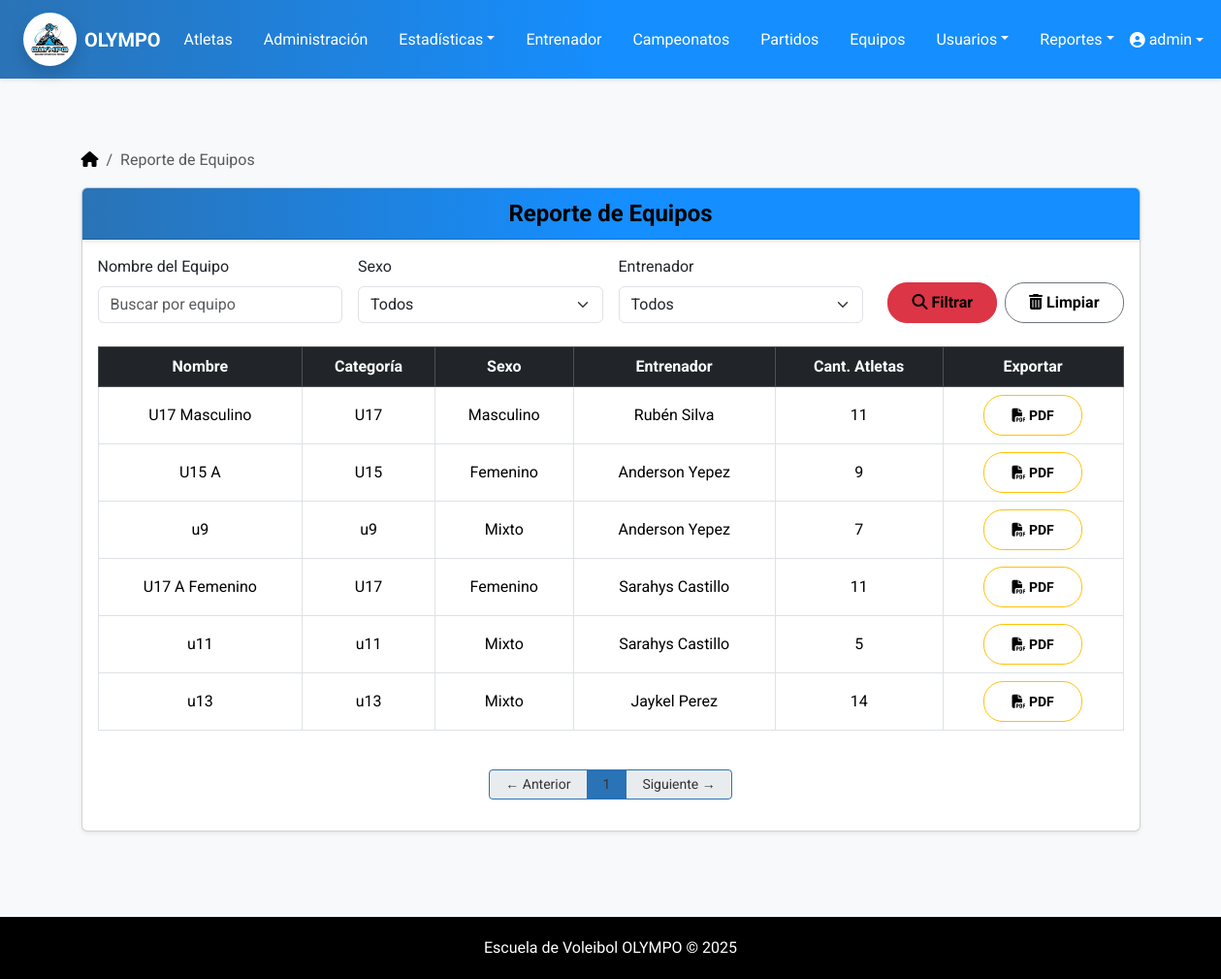
Screenshot of /atletas/reportes/equipos/ (signed in) with the database file from the repository.
### atletas/models.py (models this page shows, shortened)
class Equipo(models.Model):
    SEXO_CHOICES = [
        ('masculino', 'Masculino'),
        ('femenino', 'Femenino'),
        ('mixto', 'Mixto'),
    ]
    nombre = models.CharField(max_length=100)
    entrenador = models.ForeignKey(Entrenador, on_delete=models.CASCADE)
    atletas = models.ManyToManyField(Atleta)
    categoria = models.CharField(max_length=50)
    sexo_equipo = models.CharField(max_length=10, choices=SEXO_CHOICES, null=True, blank=True)
    edad_tope = models.PositiveIntegerField(null=True, blank=True)

class Entrenador(models.Model):
    user = models.OneToOneField(User, on_delete=models.CASCADE, null=True, blank=True)  # <— NUEVO
    nombre = models.CharField(max_length=100)
    apellido = models.CharField(max_length=100)
    cedula = models.CharField(max_length=20, unique=True)
    fecha_nacimiento = models.DateField()
    telefono = models.CharField(max_length=20)
    def __str__(self):
        return f"{self.nombre} {self.apellido}"

### atletas/views.py (the view, shortened to what this page needs)
# urls.py: path("reportes/equipos/", views.reporte_equipos, name="reporte_equipos"),
@user_passes_test(lambda u: es_admin(u) or es_entrenador(u))
def reporte_equipos(request):
    nombre = request.GET.get("nombre", "").strip()
    sexo_param = request.GET.get("sexo", "").strip()
    entrenador_id = request.GET.get("entrenador_id", "").strip()
    equipos = Equipo.objects.all().annotate(num_atletas=Count("atletas"))
    if nombre:
        equipos = equipos.filter(nombre__icontains=nombre)
    sexo_normalizado = ""
    if sexo_normalizado:
        equipos = equipos.filter(sexo_equipo=sexo_normalizado)
    if entrenador_id and entrenador_id.isdigit():
        equipos = equipos.filter(entrenador__id=int(entrenador_id))
    paginator = Paginator(equipos, 10)
    page_obj = paginator.get_page(request.GET.get("page"))
    context = {
        "page_obj": page_obj,
        "entrenadores": Entrenador.objects.all().order_by("nombre", "apellido"),
        "nombre": nombre,
        "sexo": sexo_normalizado or sexo_param,
        "entrenador_id": entrenador_id,
    }
    return render(request, "reportes/reporte_equipos.html", context)

### atletas/context_processors.py (called while the page is built)
def role_flags(request):
    u = request.user
    atleta_id = None
    if u.is_authenticated and es_atleta(u):  # ✅ propiedad
        if hasattr(u, "atleta"):
            atleta_id = u.atleta.id
    return {
        "is_admin": es_admin(u),
        "is_trainer": es_entrenador(u),
        "is_athlete": es_atleta(u),
        "atleta_id": atleta_id,
    }

### atletas/utils/roles.py (called while the page is built)
def es_admin(user):
    return user.is_authenticated and (user.is_superuser or user.groups.filter(name='Administrador').exists())

def es_entrenador(user):
    return user.is_authenticated and (
        user.groups.filter(name='Entrenador').exists() or hasattr(user, 'entrenador')
    )

def es_atleta(user):
    return user.is_authenticated and hasattr(user, 'atleta')  # por la OneToOne

### templates/reportes/reporte_equipos.html (shortened to what this page needs)
{% extends 'base.html' %}
{% load static %}
{% block content %}
<div class="container mt-4">
  <nav aria-label="breadcrumb">
    <ol class="breadcrumb">
      <li class="breadcrumb-item">
        <a class="link-body-emphasis" href="{% url 'menu_principal' %}">
          <i class="fa-solid fa-house"></i>
        </a>
      </li>
      <li class="breadcrumb-item active" aria-current="page">Reporte de Equipos</li>
    </ol>
  </nav>
  <div class="card shadow-sm rounded">
    <div class="card-header bg-dark text-white text-center fw-bold fs-4">
      Reporte de Equipos
    </div>
    <div class="card-body">
      <form method="get" class="row g-3 mb-4 align-items-end">
        <div class="col-md-3">
          <label for="nombre" class="form-label">Nombre del Equipo</label>
          <input type="text" id="nombre" name="nombre" class="form-control" placeholder="Buscar por equipo" value="{{ nombre }}">
        </div>
        <div class="col-md-3">
            <label for="sexo" class="form-label">Sexo</label>
            <select id="sexo" name="sexo" class="form-select">
            <option value="">Todos</option>
            </select>
        </div>
        <div class="col-md-3">
            <label for="entrenador_id" class="form-label">Entrenador</label>
            <select id="entrenador_id" name="entrenador_id" class="form-select">
            <option value="">Todos</option>
            </select>
        </div>
        <div class="col-md-3 d-flex justify-content-end gap-2">
            <button type="submit" class="btn btn-danger px-4">
            <i class="fas fa-search"></i> Filtrar
            </button>
            <a href="{% url 'reporte_equipos' %}" class="btn btn-outline-secondary px-4">
            <i class="fas fa-trash-alt"></i> Limpiar
            </a>
        </div>
        </form>
      {% if page_obj %}
      <div class="table-responsive">
        <table class="table table-bordered table-hover align-middle text-center">
          <thead class="table-dark">
            <tr>
              <th>Nombre</th>
              <th>Categoría</th>
              <th>Sexo</th>
              <th>Entrenador</th>
              <th>Cant. Atletas</th>
              <th>Exportar</th>
            </tr>
          </thead>
          <tbody>
            {% for equipo in page_obj %}
            <tr>
              <td>{{ equipo.nombre }}</td>
              <td>{{ equipo.categoria }}</td>
              <td>{{ equipo.get_sexo_equipo_display }}</td>
              <td>{{ equipo.entrenador }}</td>
              <td>{{ equipo.atletas.count }}</td>
              <td>
                <a href="{% url 'exportar_equipo_pdf' equipo.id %}" class="btn btn-outline-warning btn-sm">
                  <i class="fa-solid fa-file-pdf"></i> PDF
                </a>
              </td>
            </tr>
            {% endfor %}
          </tbody>
        </table>
      </div>
        <div class="d-flex justify-content-center mt-4">
            <nav>
            <ul class="pagination pagination-sm">
                {% if page_obj.has_previous %}
                <li class="page-item">
                    <a class="page-link px-3 py-1" href="?{{ request.GET.urlencode }}&page={{ page_obj.previous_page_number }}">← Anterior</a>
                </li>
                {% else %}
                <li class="page-item disabled"><span class="page-link px-3 py-1">← Anterior</span></li>
                {% endif %}
                {% for num in page_obj.paginator.page_range %}
                {% if page_obj.number == num %}
                    <li class="page-item active"><span class="page-link px-3 py-1">{{ num }}</span></li>
                {% else %}
                    <li class="page-item">
                    <a class="page-link px-3 py-1" href="?{{ request.GET.urlencode }}&page={{ num }}">{{ num }}</a>
                    </li>
                {% endif %}
                {% endfor %}
                {% if page_obj.has_next %}
                <li class="page-item">
                    <a class="page-link px-3 py-1" href="?{{ request.GET.urlencode }}&page={{ page_obj.next_page_number }}">Siguiente →</a>
                </li>
                {% else %}
                <li class="page-item disabled"><span class="page-link px-3 py-1">Siguiente →</span></li>
                {% endif %}
            </ul>
            </nav>
        </div>
        {% else %}
        <p class="text-center text-muted">No hay equipos registrados.</p>
        {% endif %}
    </div>
  </div>
</div>
{% endblock %}

### templates/base.html (shortened to what this page needs)
<!DOCTYPE html>
{% load static %}
<html lang="es">
<head>
    <link href="https://cdn.jsdelivr.net/npm/bootstrap@5.3.3/dist/css/bootstrap.min.css" rel="stylesheet">
    <link rel="stylesheet" href="https://cdnjs.cloudflare.com/ajax/libs/font-awesome/6.5.0/css/all.min.css">
    <link rel="stylesheet" href="{% static 'css/estilos.css' %}">
</head>
<body>
    <nav class="navbar navbar-expand-lg bg-escovol navbar-dark shadow-sm">
        <div class="container-fluid px-4">
            <a class="navbar-brand d-flex align-items-center">
                <img src="{% static 'img/logo-olympo.jpeg' %}" alt="Logo Olympo" width="55" height="55" class="me-2 rounded-circle shadow">
                <span class="fw-bold text-white">OLYMPO</span>
            </a>
            <div class="collapse navbar-collapse justify-content-between" id="navbarMenu">
                <ul class="navbar-nav mx-auto gap-3">
                    {% if is_admin or is_trainer %}
                        <li class="nav-item"><a class="nav-link text-white" href="{% url 'lista_atletas' %}">Atletas</a></li>
                        <li class="nav-item"><a class="nav-link text-white" href="{% url 'administracion' %}">Administración</a></li>
                        <li class="nav-item dropdown">
                            <a class="nav-link dropdown-toggle text-white" href="#" data-bs-toggle="dropdown">Estadísticas</a>
                        </li>
                        <li class="nav-item"><a class="nav-link text-white" href="{% url 'lista_entrenadores' %}">Entrenador</a></li>
                        <li class="nav-item"><a class="nav-link text-white" href="{% url 'lista_campeonatos' %}">Campeonatos</a></li>
                        <li class="nav-item"><a class="nav-link text-white" href="{% url 'lista_partidos' %}">Partidos</a></li>
                        <li class="nav-item"><a class="nav-link text-white" href="{% url 'listar_equipos' %}">Equipos</a></li>
                        {% if is_admin %}
                            <li class="nav-item dropdown">
                                <a class="nav-link dropdown-toggle text-white" href="#" data-bs-toggle="dropdown">Usuarios</a>
                            </li>
                        {% endif %}
                        <li class="nav-item dropdown">
                            <a class="nav-link dropdown-toggle text-white" href="#" data-bs-toggle="dropdown">Reportes</a>
                        </li>
                    {% endif %}
                </ul>
                <ul class="navbar-nav">
                    {% if user.is_authenticated %}
                        <li class="nav-item dropdown">
                            <a class="nav-link dropdown-toggle d-flex align-items-center text-white" href="#" role="button" data-bs-toggle="dropdown">
                                <i class="fa-solid fa-user-circle me-1"></i>
                                {{ user.get_full_name|default:user.username }}
                            </a>
                        </li>
                    {% else %}
                        <li class="nav-item">
                            <a class="nav-link text-white fw-semibold" href="{% url 'login' %}">
                                <i class="fas fa-sign-in-alt me-1"></i> Iniciar sesión
                            </a>
                        </li>
                    {% endif %}
                </ul>
            </div>
        </div>
    </nav>
    <main class="container py-5">
        {% block content %}{% endblock %}
    </main>
    <footer>
        Escuela de Voleibol OLYMPO © {{ year|default:2025 }}
    </footer>
</body>
</html>

### static/css/estilos.css (style rules this page uses)
.card-header { background: linear-gradient(to right, #1A4B7D, #2A73B6, #5C9DCC); color: #f8f4f4 !important; box-shadow: 0 2px 4px rgba(0, 0, 0, 0.1); }
.btn-success, .btn-danger, .btn-warning, .btn-secondary, .btn-info, .btn-primary, .btn { padding: 8px 28px; border-radius: 20px; line-height: 24px; font-weight: bold; color: black; }
.pagination .page-link { color: #343434; }
.pagination .page-item.active .page-link { background-color: #2A73B6; border-color: #2A73B6; }
.pagination .page-item .page-link { border-color: #2A73B6; }

### templates/base.html (style rules this page uses)
html, body { height: 100%; margin: 0; display: flex; flex-direction: column; }
main { flex: 1; }
body { font-family: 'Roboto', sans-serif; background-color: #f8f9fa; color: #212529; }
.navbar-brand { font-weight: bold; color: #070303 !important; }
.bg-escovol { background: linear-gradient(to right, #2A73B6, #158EFF, #158EFF); }
footer { margin-top: 40px; padding: 20px 0; background-color: #000000; color: white; text-align: center; }
.card-header { background: linear-gradient(to right, #2A73B6, #158EFF, #158EFF); color: #000000 !important; box-shadow: 0 2px 4px rgba(0, 0, 0, 0.1); }
.pagination .page-link { color: #343434; }
.pagination .page-item.active .page-link { background-color: #2A73B6; border-color: #2A73B6; }
.pagination .page-item .page-link { border-color: #2A73B6; }

### rows the page displays
Equipo: nombre "U17 Masculino", categoria "U17", sexo_equipo "Masculino", entrenador "Rubén Silva", atletas.count "11"
Equipo: nombre "U15 A", categoria "U15", sexo_equipo "Femenino", entrenador "Anderson Yepez", atletas.count "9"
Equipo: nombre "u9", categoria "u9", sexo_equipo "Mixto", entrenador "Anderson Yepez", atletas.count "7"
Equipo: nombre "U17 A Femenino", categoria "U17", sexo_equipo "Femenino", entrenador "Sarahys Castillo", atletas.count "11"
Equipo: nombre "u11", categoria "u11", sexo_equipo "Mixto", entrenador "Sarahys Castillo", atletas.count "5"
Equipo: nombre "u13", categoria "u13", sexo_equipo "Mixto", entrenador "Jaykel Perez", atletas.count "14"

### other values shown
{{ user.get_full_name|default:user.username }} "admin"
{{ num }} "1"
{{ year|default:2025 }} "2025"
